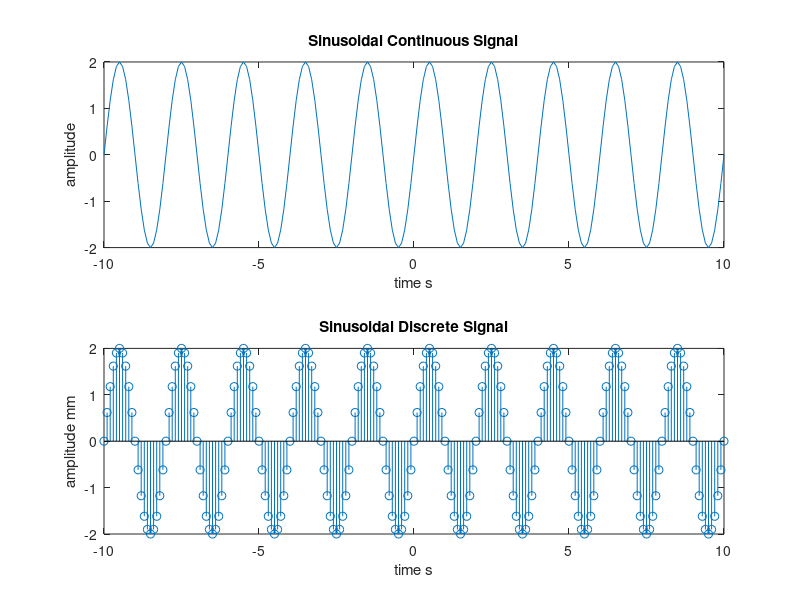

The MATLAB source for this figure:
clc;
clear;
close all;

% Sinusoidal Signal
time = -10:0.1:10;
frequency = 0.5;
amplitude = 2;
sinusoidalSignal = amplitude * sin(2*pi*frequency*time);

subplot(2, 1, 1)
plot(time, sinusoidalSignal);
xlabel('time s');
ylabel('amplitude');
title('Sinusoidal Continuous Signal');

subplot(2, 1, 2)
stem(time, sinusoidalSignal);
xlabel('time s');
ylabel('amplitude mm');
title('Sinusoidal Discrete Signal')
